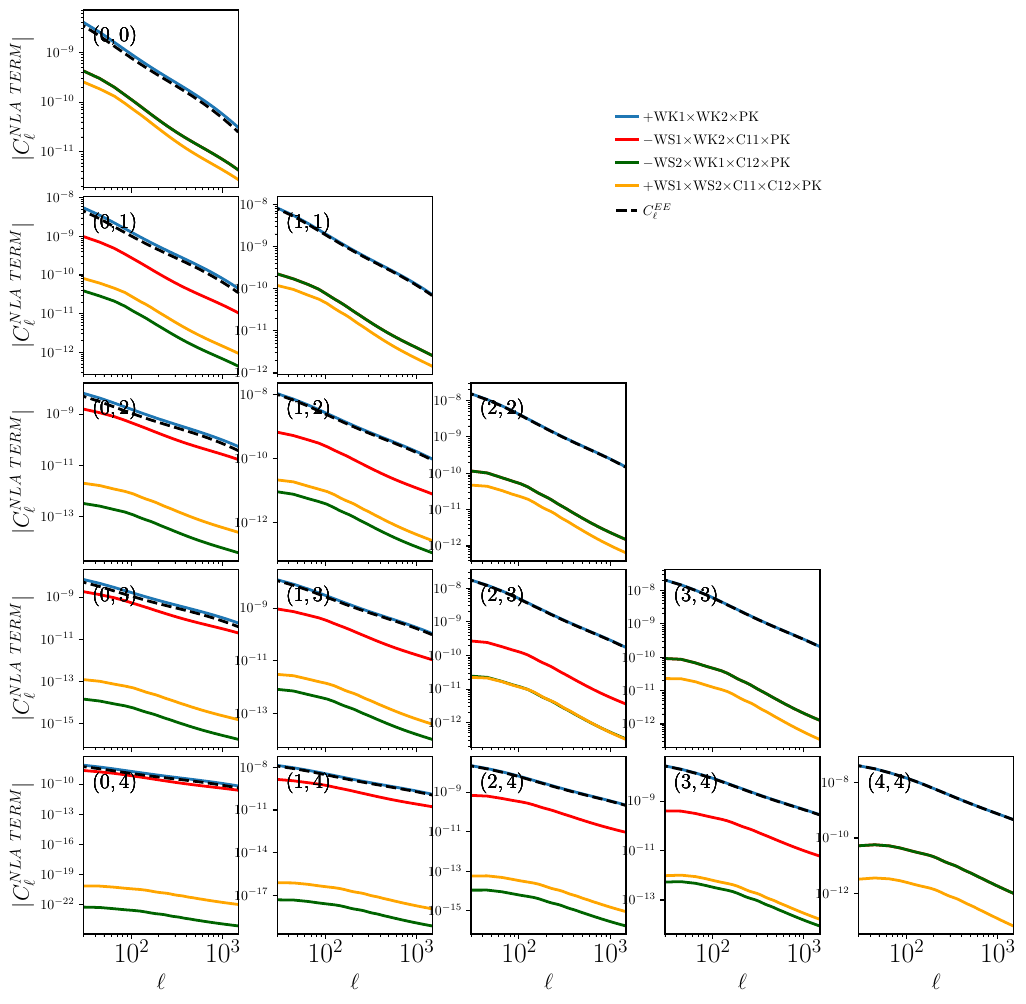

Generate this figure with Python:
import sys, platform, os
os.environ['OMP_NUM_THREADS'] = '8'
import matplotlib
import math
from matplotlib import pyplot as plt
import numpy as np
import euclidemu2
import scipy
import cosmolike_lsst_y1_interface as ci
from getdist import IniFile
import itertools
import iminuit
import functools
print(sys.version)
print(os.getcwd())

# GENERAL PLOT OPTIONS
matplotlib.rcParams['mathtext.fontset'] = 'stix'
matplotlib.rcParams['font.family'] = 'STIXGeneral'
matplotlib.rcParams['mathtext.rm'] = 'Bitstream Vera Sans'
matplotlib.rcParams['mathtext.it'] = 'Bitstream Vera Sans:italic'
matplotlib.rcParams['mathtext.bf'] = 'Bitstream Vera Sans:bold'
matplotlib.rcParams['xtick.bottom'] = True
matplotlib.rcParams['xtick.top'] = False
matplotlib.rcParams['ytick.right'] = False
matplotlib.rcParams['axes.edgecolor'] = 'black'
matplotlib.rcParams['axes.linewidth'] = '1.0'
matplotlib.rcParams['axes.labelsize'] = 'medium'
matplotlib.rcParams['axes.grid'] = True
matplotlib.rcParams['grid.linewidth'] = '0.0'
matplotlib.rcParams['grid.alpha'] = '0.18'
matplotlib.rcParams['grid.color'] = 'lightgray'
matplotlib.rcParams['legend.labelspacing'] = 0.77
matplotlib.rcParams['savefig.bbox'] = 'tight'
matplotlib.rcParams['savefig.format'] = 'pdf'
matplotlib.rcParams['text.usetex'] = True

# Jupyter Notebook Display options
import IPython
IPython.display.display(IPython.display.HTML("<style>:root { --jp-notebook-max-width: 85% !important; }</style>"))
IPython.display.display(IPython.display.HTML("<style>div.output_scroll { height: 54em; }</style>"))

# IMPORT CAMB
sys.path.insert(0, os.environ['ROOTDIR']+'/external_modules/code/CAMB/build/lib.linux-x86_64-'+os.environ['PYTHON_VERSION'])
import camb
from camb import model
print('Using CAMB %s installed at %s'%(camb.__version__,os.path.dirname(camb.__file__)))

CAMBAccuracyBoost = 1.1
non_linear_emul = 2
CLprobe="xi"

path= "../external_modules/data/lsst_y1"
data_file="lsst_y1_M1_GGL0.05.dataset"

IA_model = 0
IA_redshift_evolution = 3

ntheta = 26 
theta_min_arcmin = 2.5 
theta_max_arcmin = 900

### PARAMETERS
As_1e9 = 2.1
ns = 0.96605
H0 = 67.32
omegab = 0.04
omegam = 0.3
mnu = 0.06
LSST_DZ_S1 = 0.0414632
LSST_DZ_S2 = 0.00147332
LSST_DZ_S3 = 0.0237035
LSST_DZ_S4 = -0.0773436
LSST_DZ_S5 = -8.67127e-05
LSST_M1 = 0.0191832
LSST_M2 = -0.0431752
LSST_M3 = -0.034961
LSST_M4 = -0.0158096
LSST_M5 = -0.0158096
LSST_A1_1 = 0.606102
LSST_A1_2 = -1.51541
w0pwa = -0.9
w = -0.9


### CAMB FUNCTION
def get_camb_cosmology(omegam = omegam, omegab = omegab, H0 = H0, ns = ns, 
                       As_1e9 = As_1e9, w = w, w0pwa = w0pwa, AccuracyBoost = 1.0, 
                       kmax = 10, k_per_logint = 20, CAMBAccuracyBoost=1.1):

    As = lambda As_1e9: 1e-9 * As_1e9
    wa = lambda w0pwa, w: w0pwa - w
    omegabh2 = lambda omegab, H0: omegab*(H0/100)**2
    omegach2 = lambda omegam, omegab, mnu, H0: (omegam-omegab)*(H0/100)**2-(mnu*(3.046/3)**0.75)/94.0708
    omegamh2 = lambda omegam, H0: omegam*(H0/100)**2

    CAMBAccuracyBoost = CAMBAccuracyBoost*AccuracyBoost
    kmax = max(kmax/2.0, kmax*(1.0 + 3*(AccuracyBoost-1)))
    k_per_logint = max(k_per_logint/2.0, int(k_per_logint) + int(3*(AccuracyBoost-1)))
    extrap_kmax = max(max(2.5e2, 3*kmax), max(2.5e2, 3*kmax) * AccuracyBoost)

    z_interp_1D = np.concatenate( (np.concatenate( (np.linspace(0,2.0,1000),
                                                    np.linspace(2.0,10.1,200)),
                                                    axis=0
                                                 ),
                                   np.linspace(1080,2000,20)),
                                   axis=0)
    
    z_interp_2D = np.concatenate((np.linspace(0, 2.0, 95), np.linspace(2.25, 10, 5)),  axis=0)

    log10k_interp_2D = np.linspace(-4.2, 2.0, 1200)

    pars = camb.set_params(H0=H0, 
                           ombh2=omegabh2(omegab, H0), 
                           omch2=omegach2(omegam, omegab, mnu, H0), 
                           mnu=mnu, 
                           omk=0, 
                           tau=0.06,  
                           As=As(As_1e9), 
                           ns=ns, 
                           halofit_version='takahashi', 
                           lmax=10,
                           AccuracyBoost=CAMBAccuracyBoost,
                           lens_potential_accuracy=1.0,
                           num_massive_neutrinos=1,
                           nnu=3.046,
                           accurate_massive_neutrino_transfers=False,
                           k_per_logint=k_per_logint,
                           kmax = kmax);
    
    pars.set_dark_energy(w=w, wa=wa(w0pwa, w), dark_energy_model='ppf');    
    
    pars.NonLinear = model.NonLinear_both
    
    pars.set_matter_power(redshifts = z_interp_2D, kmax = kmax, silent = True);
    results = camb.get_results(pars)
    
    PKL  = results.get_matter_power_interpolator(var1="delta_tot", var2="delta_tot", nonlinear = False, 
                                                 extrap_kmax = extrap_kmax, hubble_units = False, k_hunit = False);
    
    PKNL = results.get_matter_power_interpolator(var1="delta_tot", var2="delta_tot",  nonlinear = True, 
                                                 extrap_kmax = extrap_kmax, hubble_units = False, k_hunit = False);
    
    lnPL = np.empty(len(log10k_interp_2D)*len(z_interp_2D))
    for i in range(len(z_interp_2D)):
        lnPL[i::len(z_interp_2D)] = np.log(PKL.P(z_interp_2D[i], np.power(10.0,log10k_interp_2D)))
    lnPL  += np.log(((H0/100.)**3)) 
    
    lnPNL  = np.empty(len(log10k_interp_2D)*len(z_interp_2D))
    if non_linear_emul == 1:
        params = { 'Omm'  : omegam, 
                   'As'   : As(As_1e9), 
                   'Omb'  : omegab,
                   'ns'   : ns, 
                   'h'    : H0/100., 
                   'mnu'  : mnu,  
                   'w'    : w, 
                   'wa'   : wa(w0pwa, w)
                 }
        kbt, bt = euclidemu2.get_boost( params, 
                                        z_interp_2D, 
                                        np.power(10.0, np.linspace( -2.0589, 0.973, len(log10k_interp_2D)))
                                      )
        log10k_interp_2D = log10k_interp_2D - np.log10(H0/100.)
        
        for i in range(len(z_interp_2D)):    
            lnbt = scipy.interpolate.interp1d(np.log10(kbt), np.log(bt[i]), kind = 'linear', 
                                              fill_value = 'extrapolate', 
                                              assume_sorted = True)(log10k_interp_2D)
            lnbt[np.power(10,log10k_interp_2D) < 8.73e-3] = 0.0
            lnPNL[i::len(z_interp_2D)]  = lnPL[i::len(z_interp_2D)] + lnbt
    elif non_linear_emul == 2:
        for i in range(len(z_interp_2D)):
            lnPNL[i::len(z_interp_2D)] = np.log(PKNL.P(z_interp_2D[i], np.power(10.0, log10k_interp_2D)))            
        log10k_interp_2D = log10k_interp_2D - np.log10(H0/100.)
        lnPNL += np.log(((H0/100.)**3))

    G_growth = np.sqrt(PKL.P(z_interp_2D,0.0005)/PKL.P(0,0.0005))
    G_growth = G_growth*(1 + z_interp_2D)
    G_growth = G_growth/G_growth[len(G_growth)-1]

    chi = results.comoving_radial_distance(z_interp_1D, tol=1e-4) * (H0/100.)

    return (log10k_interp_2D, z_interp_2D, lnPL, lnPNL, G_growth, z_interp_1D, chi)


### COSMIC SHEAR FUNCTION
def C_ss_tomo_limber(ell, 
                     omegam = omegam, 
                     omegab = omegab, 
                     H0 = H0, 
                     ns = ns, 
                     As_1e9 = As_1e9, 
                     w = w, 
                     w0pwa = w0pwa,
                     A1  = [LSST_A1_1, LSST_A1_2, 0, 0, 0], 
                     A2  = [0, 0, 0, 0, 0],
                     BTA = [0, 0, 0, 0, 0],
                     shear_photoz_bias = [LSST_DZ_S1, LSST_DZ_S2, LSST_DZ_S3, LSST_DZ_S4, LSST_DZ_S5],
                     M = [LSST_M1, LSST_M2, LSST_M3, LSST_M4, LSST_M5],
                     baryon_sims = None,
                     AccuracyBoost = 1.0, 
                     kmax = 10, 
                     k_per_logint = 20, 
                     CAMBAccuracyBoost=1.1,
                     CLAccuracyBoost = 1.0, 
                     CLIntegrationAccuracy = 1,
                     ia_nla_term=-1):

    (log10k_interp_2D, z_interp_2D, lnPL, lnPNL, G_growth, z_interp_1D, chi) = get_camb_cosmology(omegam=omegam, 
        omegab=omegab, H0=H0, ns=ns, As_1e9=As_1e9, w=w, w0pwa=w0pwa, AccuracyBoost=AccuracyBoost, kmax=kmax,
        k_per_logint=k_per_logint, CAMBAccuracyBoost=CAMBAccuracyBoost)

    CLAccuracyBoost = CLAccuracyBoost * AccuracyBoost
    CLSamplingBoost = CLAccuracyBoost * AccuracyBoost
    CLIntegrationAccuracy = max(0, CLIntegrationAccuracy + 3*(AccuracyBoost-1.0))
    ci.init_accuracy_boost(1.0, CLSamplingBoost, int(CLIntegrationAccuracy))

    ci.set_cosmology(omegam = omegam, 
                     H0 = H0, 
                     log10k_2D = log10k_interp_2D, 
                     z_2D = z_interp_2D, 
                     lnP_linear = lnPL,
                     lnP_nonlinear = lnPNL,
                     G = G_growth,
                     z_1D = z_interp_1D,
                     chi = chi)
    ci.set_nuisance_shear_calib(M = M)
    ci.set_nuisance_shear_photoz(bias = shear_photoz_bias)
    ci.set_nuisance_ia(A1 = A1, A2 = A2, B_TA = BTA)
    ci.set_nuisance_pz_model(pz_model=0)
    ci.set_nuisance_ia_nla_term(ia_nla_term=ia_nla_term)

    if baryon_sims is None:
        ci.reset_bary_struct()
    else:
        ci.init_baryons_contamination(sim = baryon_sims)
        
    return ci.C_ss_tomo_limber(l = ell), ci.C_ss_tomo_limber_WK1WK2PK(l = ell)


### PLOT FUNCTION
def plot_C_ss_tomo_limber(ell, C_sss, ia_nla_terms, ylabel, C_ss_ref = None, param = None, colorbarlabel = None, lmin = 30, lmax = 1500, 
                          cmap = 'gist_rainbow', ylim = [0.75,1.25], linestyle = None, linewidth = None,
                          legend = None, legendloc = (0.6,0.78), yaxislabelsize = 16, yaxisticklabelsize = 10, 
                          xaxisticklabelsize = 20, bintextpos = [0.2, 0.85], bintextsize = 15, figsize = (12, 12), 
                          show = 1):

    nell, ntomo, ntomo2 = C_sss[0][0].shape
    if ntomo != ntomo2:
        print("Bad Input (ntomo)")
        return 0
      
    if nell != len(ell):
        print("Bad Input (number of ell)")
        return 0
    if not (C_ss_ref is None):
        nell2, ntomo3, ntomo4 = C_ss_ref.shape
        if (ntomo3 != ntomo4) or (nell != nell2):
            print(f"notomo = {ntomo}, ntomo_REF = {ntomo3}")
            print(f"Nell = {nell}, Nell_REF = {nell2}")
            return 0   
        
    if C_ss_ref is None:
        fig, axes = plt.subplots(
            nrows = ntomo, 
            ncols = ntomo, 
            figsize = figsize, 
            sharex = True, 
            sharey = False, 
            gridspec_kw = {'wspace': 0.25, 'hspace': 0.05})
    else:
        fig, axes = plt.subplots(
            nrows = ntomo, 
            ncols = ntomo, 
            figsize = figsize, 
            sharex = True, 
            sharey = True, 
            gridspec_kw = {'wspace': 0, 'hspace': 0})
    
    cm = plt.get_cmap(cmap)
    
    if not (param is None):
        cb = fig.colorbar(
            matplotlib.cm.ScalarMappable(norm = matplotlib.colors.Normalize(param[0], param[-1]), cmap = 'gist_rainbow'), 
            ax = axes.ravel().tolist(), 
            orientation = 'vertical', 
            aspect = 50, 
            pad = -0.16, 
            shrink = 0.5)
        if not (colorbarlabel is None):
            cb.set_label(label = colorbarlabel, size = 20, weight = 'bold', labelpad = 2)
        if len(param) != len(C_sss[0]):
            print("Bad Input")
            return 0
    
    colors=['C0','red','darkgreen','orange','k']
    ls=['-','-','-','-','--']
    
    for i in range(ntomo):
        for j in range(ntomo):
            if i>j:                
                axes[j,i].axis('off')
            else:
                clmin = []
                clmax = []
                for ia_idx,C_ss in enumerate(C_sss):
                    for Cl in C_ss:  
                        tmp = Cl[:,i,j]
                        clmin.append(np.min(tmp))
                        clmax.append(np.max(tmp))
        
                    axes[j,i].set_xlim([lmin, lmax])
                    
                    if C_ss_ref is None:
                        pass
                        # axes[j,i].set_ylim([np.min(ylim[0]*np.array(clmin)), np.max(ylim[1]*np.array(clmax))])
                        axes[j,i].set_yscale('log')
                    else:
                        tmp = np.array(ylim) - 1
                        # axes[j,i].set_ylim(tmp.tolist())
                        # axes[j,i].set_yscale('linear')
                        
                    axes[j,i].set_xscale('log')
                    
                    if i == 0:
                        if C_ss_ref is None:
                            axes[j,i].set_ylabel(ylabel, fontsize=yaxislabelsize)
                        else:
                            axes[j,i].set_ylabel("frac. diff.", fontsize=yaxislabelsize)
                    for item in (axes[j,i].get_yticklabels()):
                        item.set_fontsize(yaxisticklabelsize)
                    for item in (axes[j,i].get_xticklabels()):
                        item.set_fontsize(xaxisticklabelsize)
                    
                    if j == 4:
                        axes[j,i].set_xlabel(r"$\ell$", fontsize=16)
                    
                    axes[j,i].text(bintextpos[0], bintextpos[1], 
                        "$(" +  str(i) + "," +  str(j) + ")$", 
                        horizontalalignment = 'center', 
                        verticalalignment = 'center',
                        fontsize = bintextsize,
                        usetex = True,
                        transform = axes[j,i].transAxes)
                    
                    for x, Cl in enumerate(C_ss):
                        if C_ss_ref is None:
                            tmp = Cl[:,i,j]
                        else:
                            tmp = Cl[:,i,j] / C_ss_ref[:,i,j] - 1 
                        lines = axes[j,i].plot(ell, tmp, 
                                            color=colors[ia_idx], 
                                            linewidth=2, 
                                            linestyle=ls[ia_idx])
    
    # if not (legend is None):
        # if len(legend) != len(C_ss):
        #     print("Bad Input")
        #     return 0
    fig.legend(
        legend, 
        loc=legendloc,
        borderpad=0.1,
        handletextpad=0.4,
        handlelength=1.5,
        columnspacing=0.35,
        scatteryoffsets=[0],
        frameon=False)

    if not (show is None):
        fig.show()
    else:
        return (fig, axes)
    

### Init Cosmolike
ini = IniFile(os.path.normpath(os.path.join(path, data_file)))

lens_file = ini.relativeFileName('nz_lens_file')

source_file = ini.relativeFileName('nz_source_file')

lens_ntomo = ini.int("lens_ntomo")

source_ntomo = ini.int("source_ntomo")

ci.initial_setup()

ci.init_accuracy_boost(1.0, 1.0, int(1))

ci.init_cosmo_runmode(is_linear = False)

ci.init_redshift_distributions_from_files(
      lens_multihisto_file=lens_file,
      lens_ntomo=int(lens_ntomo), 
      source_multihisto_file=source_file,
      source_ntomo=int(source_ntomo))

ci.init_IA( ia_model = int(IA_model), 
            ia_redshift_evolution = int(IA_redshift_evolution))

### PLOT
ell = np.arange(25., 1500., 20.) # Make sure np.arange are set w/ float numbers (otherwise there are aliasing problems)

ia_nla_terms = [0,1,2,3,-1]

C_ss_0,C_ss_1,C_ss_2,C_ss_3,C_ss = [],[],[],[],[]
C_ss_f0,C_ss_f1,C_ss_f2,C_ss_f3,C_ssf = [],[],[],[],[]

C_sss = [C_ss_0,C_ss_1,C_ss_2,C_ss_3,C_ss]
C_sssf = [C_ss_f0,C_ss_f1,C_ss_f2,C_ss_f3,C_ssf]

(Cl_tot, tmp_tot) = C_ss_tomo_limber(ell=ell)[0]

for i,idx in enumerate(ia_nla_terms):
    if idx == -1:
        (Cl_i, tmp_i) = C_ss_tomo_limber(ell=ell)[0]
    else:    
        (Cl_i, tmp_i) = C_ss_tomo_limber(ell=ell, ia_nla_term=i)[1]
    C_sss[i].append(Cl_i)
    frac =  Cl_i/Cl_tot
    C_sssf[i].append(frac)

plt.figure()
plot_C_ss_tomo_limber(ell=ell, C_sss=abs(np.array(C_sss)),ylabel="$|C_{\ell}^{NLA~TERM}|$",
    ia_nla_terms=ia_nla_terms,legend=[r'$+$WK1$\times$WK2$\times$PK',r'$-$WS1$\times$WK2$\times$C11$\times$PK',r'$-$WS2$\times$WK1$\times$C12$\times$PK',r'$+$WS1$\times$WS2$\times$C11$\times$C12$\times$PK','$C_{\ell}^{EE}$'])
plt.savefig(f'./02_IA_NLA_components.pdf')

plt.figure()
plot_C_ss_tomo_limber(ell=ell, C_sss=abs(np.array(C_sssf)),ylabel="$|C_{\ell}^{NLA~TERM}/C_{\ell}^{EE}|$",
    ia_nla_terms=ia_nla_terms,legend=[r'$+$WK1$\times$WK2$\times$PK',r'$-$WS1$\times$WK2$\times$C11$\times$PK',r'$-$WS2$\times$WK1$\times$C12$\times$PK',r'$+$WS1$\times$WS2$\times$C11$\times$C12$\times$PK','$C_{\ell}^{EE}$'])
plt.savefig(f'./02_IA_NLA_fracs.pdf')